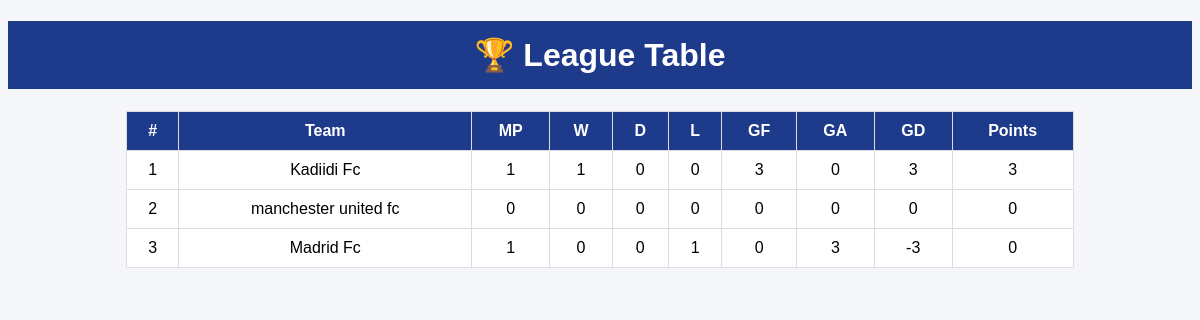
Screenshot of /table/ with the database file from the repository.
### ibasco_league_app/models.py (models this page shows, shortened)
class Team(models.Model):
    name = models.CharField(max_length=100)
    logo = models.ImageField(upload_to='logos/', blank=True, null=True)
    played = models.IntegerField(default=0)
    won = models.IntegerField(default=0)
    drawn = models.IntegerField(default=0)
    lost = models.IntegerField(default=0)
    goals_for = models.IntegerField(default=0)
    goals_against = models.IntegerField(default=0)
    points = models.IntegerField(default=0)

### ibasco_league_app/views.py (the view)
# urls.py: path('table/', views.table),
def table(request):
    teams = Team.objects.all()
    table_data = []
    for team in teams:
        played = wins = draws = losses = points = 0
        goals_for = goals_against = 0
        matches = Fixture.objects.filter(home_team=team) | Fixture.objects.filter(away_team=team)
        for match in matches:
            played += 1
            if match.home_team == team:
                goals_for += match.home_score
                goals_against += match.away_score
                if match.home_score > match.away_score:
                    wins += 1
                    points += 3
                elif match.home_score == match.away_score:
                    draws += 1
                    points += 1
                else:
                    losses += 1
            else:
                goals_for += match.away_score
                goals_against += match.home_score
                if match.away_score > match.home_score:
                    wins += 1
                    points += 3
                elif match.away_score == match.home_score:
                    draws += 1
                    points += 1
                else:
                    losses += 1
        gd = goals_for - goals_against
        table_data.append({
            'team': team,
            'played': played,
            'wins': wins,
            'draws': draws,
            'losses': losses,
            'gf': goals_for,
            'ga': goals_against,
            'gd': gd,
            'points': points
        })
    table_data = sorted(table_data, key=lambda x: (x['points'], x['gd']), reverse=True)
    return render(request, 'table.html', {'table': table_data})

### ibasco_league_app/templates/table.html (shortened to what this page needs)
<!DOCTYPE html>
<html>
<head>
</head>
<body>
<h1>🏆 League Table</h1>
<table>
    <tr>
        <th>#</th>
        <th>Team</th>
        <th>MP</th>
        <th>W</th>
        <th>D</th>
        <th>L</th>
        <th>GF</th>
        <th>GA</th>
        <th>GD</th>
        <th>Points</th>
    </tr>
    {% for row in table %}
    <tr>
        <td>{{ forloop.counter }}</td>
        <td>{{ row.team.name }}</td>
        <td>{{ row.played }}</td>
        <td>{{ row.wins }}</td>
        <td>{{ row.draws }}</td>
        <td>{{ row.losses }}</td>
        <td>{{ row.gf }}</td>
        <td>{{ row.ga }}</td>
        <td>{{ row.gd }}</td>
        <td>{{ row.points }}</td>
    </tr>
    {% endfor %}
</table>
</body>
</html>

### ibasco_league_app/templates/table.html (style rules this page uses)
body { font-family: Arial; background: #f4f6f9; }
h1 { background: #1e3a8a; color: white; padding: 15px; text-align: center; }
table { width: 80%; margin: 20px auto; border-collapse: collapse; background: white; }
th, td { padding: 10px; text-align: center; border: 1px solid #ddd; }
th { background: #1e3a8a; color: white; }

### rows the page displays
Team: team.name "Kadiidi Fc", played "1", wins "1", draws "0", losses "0", gf "3", ga "0", gd "3", points "3"
Team: team.name "manchester united fc", played "0", wins "0", draws "0", losses "0", gf "0", ga "0", gd "0", points "0"
Team: team.name "Madrid Fc", played "1", wins "0", draws "0", losses "1", gf "0", ga "3", gd "-3", points "0"
